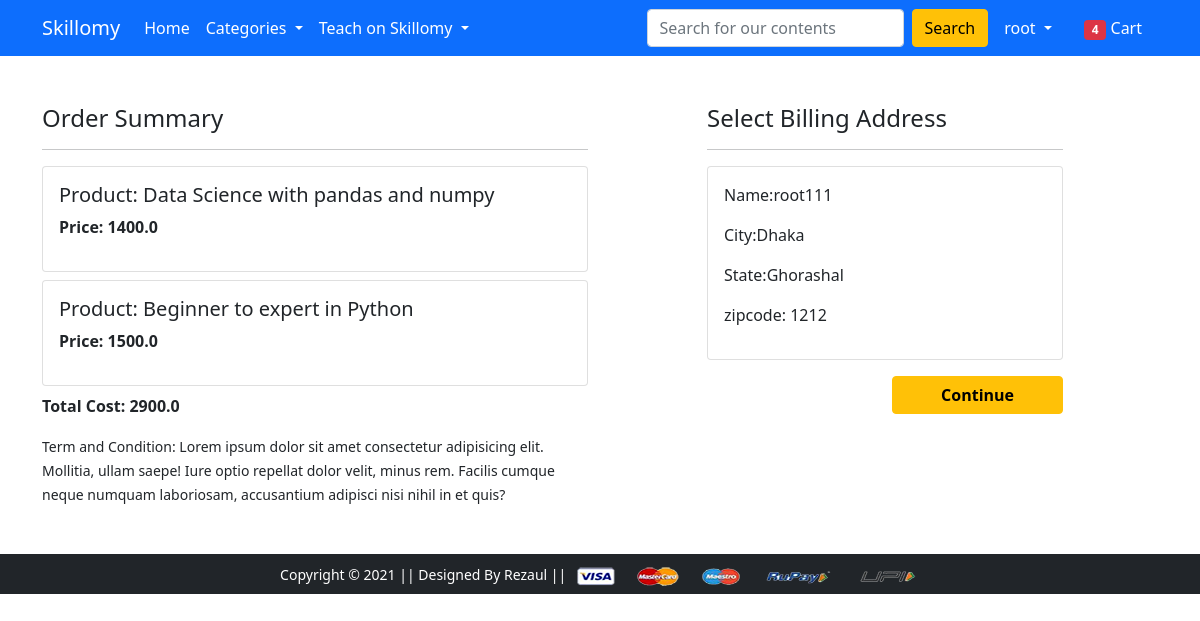
/checkout/ (signed in), run on an earlier commit of the app's database.
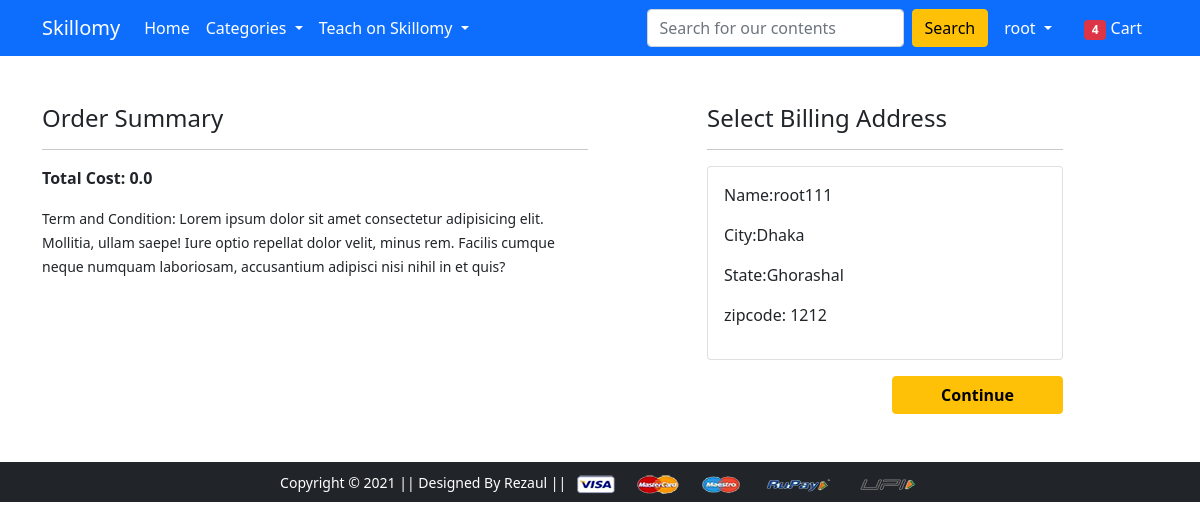
And on a later commit of the database.
### app/models.py (models this page shows, shortened)
class Cart(models.Model):
	user=models.ForeignKey(User, on_delete=models.CASCADE)
	course=models.ForeignKey(Product,on_delete=models.CASCADE)
	quantity=models.PositiveIntegerField(default=1)
	@property
	def total_cost(self):
		return self.course.discounted_price

class Product(models.Model):
	title=models.CharField(max_length=50)
	selling_price= models.FloatField()
	discounted_price=models.FloatField()
	description=models.CharField(max_length=200)
	category=models.CharField(choices=CATEGORY_CHOICES, max_length=2)
	product_image=models.ImageField(upload_to='productimg')

class Customer(models.Model):
	user=models.ForeignKey(User,on_delete=models.CASCADE)
	name=models.CharField(max_length=50, default="root")
	biography=CharField(max_length=100,default="N/A")
	language=CharField(choices=LANGUAGE_CHOICES,max_length=7,default="English")
	city=models.CharField(max_length=20,default="Dhaka")
	website=models.CharField(max_length=20,default="N/A")
	zipcode=models.IntegerField(default="zipcode")
	state=models.CharField(choices=STATE_CHOICES,max_length=50,default="Dhaka")

### app/views.py (the view)
# urls.py: path('checkout/', views.checkout, name='checkout'),
def checkout(request):
	user=request.user
	address=Customer.objects.filter(user=user)
	cart_item=Cart.objects.filter(user=user)
	ammount=0.0
	total_ammount=0.0
	cart_product=[p for p in Cart.objects.all() if p.user==request.user]
	if cart_product:
		for p in cart_product:
			tempammount=(p.quantity * p.course.discounted_price)
			total_ammount+=tempammount
	return render(request, 'app/checkout.html',{'address':address,'total_ammount':total_ammount,'cart_item':cart_item})

### app/templates/app/checkout.html (shortened to what this page needs)
{% extends 'app/base.html' %}
{% load static %}
{% block main-content %}
<div class="container">
 <div class="row mt-5">
  <div class="col-sm-6">
    <h4>Order Summary</h4>
    <hr>
    {% for items in cart_item %}
      <div class="card mb-2">
        <div class="card-body">
          <h5>Product: {{items.course.title}}</h5>
          <p class="fw-bold">Price: {{items.total_cost}}</p>
        </div>
      </div>
      {% endfor %}
      <p class="fw-bold">Total Cost: {{total_ammount}}</p>
    <small>Term and Condition: Lorem ipsum dolor sit amet consectetur adipisicing elit. Mollitia, ullam saepe! Iure optio repellat dolor velit, minus rem. Facilis cumque neque numquam laboriosam, accusantium adipisci nisi nihil in et quis?</small>
  </div>
  <div class="col-sm-4 offset-sm-1">
    <h4>Select Billing Address</h4>
    <hr>
    <form action="">
      {% for ad in address %}
      <div class="card">
        <div class="card-body">
        <p>Name:{{ad.name}}</p>
        <p>City:{{ad.city}}</p>
        <p>State:{{ad.state}}</p>
        <p>zipcode: {{ad.zipcode}}</p>
        </div>
      </div>
        <div class="text-end">
          <button type="submit" class="btn btn-warning mt-3 px-5 fw-bold">Continue</button>
        </div>
        {% endfor %}
      </form>
    </div>
  </div>
</div>
{% endblock main-content %}

What changed in the data, as far as the page shows it:
removed Cart: course "Data Science with pandas and numpy", total_cost "1400.0"
removed Cart: course "Beginner to expert in Python", total_cost "1500.0"
Also different on the page:
{{ total_ammount }}: "2900.0" → "0.0"
